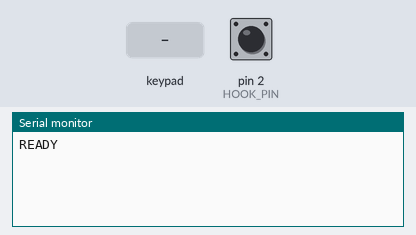
The sketch below on a simulated Arduino Uno, built with avr-gcc and run on an emulated ATmega328P. Parts: the last lines printed to the serial monitor. The test bench sets the inputs (shaded band); at power-on: pin 2 (HOOK_PIN) HIGH.

Above: at 1.2 s.
1.3 s: pin 2 (HOOK_PIN) pulled LOW for 0.15 s
At 2.4 s:
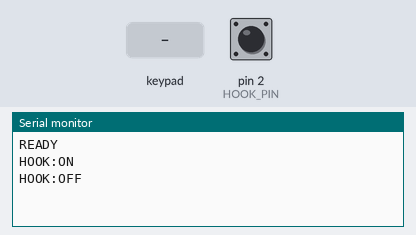
2.9 s: key '1' pressed
At 3.9 s:
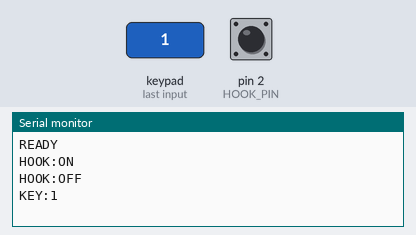
4.4 s: keypad keys 9 8 7 6 # pressed 0.4 s apart
At 6.5 s:
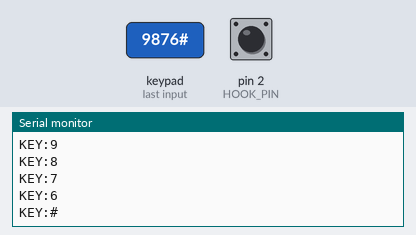
7.9 s: key '*' pressed
At 8.9 s:
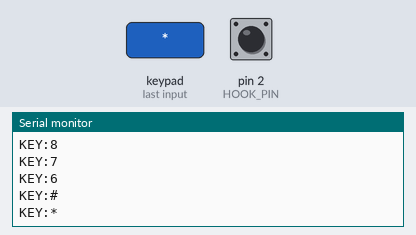
9.4 s: keypad keys 5 4 3 pressed 0.4 s apart
At 10.9 s:
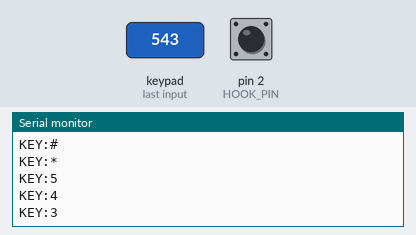
Timing chart, 0 to 12.4 s (numbered marks = the images above; inputs shaded):
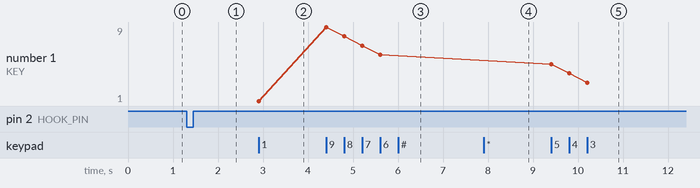

The sketch:

payphone_controller.ino
```cpp
#include <Keypad.h>

// Keypad configuration
const byte ROWS = 4;
const byte COLS = 3;
char keys[ROWS][COLS] = {
  {'1','2','3'},
  {'4','5','6'},
  {'7','8','9'},
  {'*','0','#'}
};
byte rowPins[ROWS] = {9, 8, 7, 6};
byte colPins[COLS] = {5, 4, 3};

Keypad keypad = Keypad(makeKeymap(keys), rowPins, colPins, ROWS, COLS);

// Hook switch pin
const int HOOK_PIN = 2;
bool lastHookState = HIGH;

void setup() {
  Serial.begin(9600);
  pinMode(HOOK_PIN, INPUT_PULLUP);
  Serial.println("READY");
}

void loop() {
  // Check keypad
  char key = keypad.getKey();
  if (key) {
    Serial.print("KEY:");
    Serial.println(key);
  }

  // Check hook switch
  bool hookState = digitalRead(HOOK_PIN);
  if (hookState != lastHookState) {
    Serial.print("HOOK:");
    Serial.println(hookState == LOW ? "ON" : "OFF");
    lastHookState = hookState;
  }

  delay(10);
}
```

Measured:
- after the input at 1.3 s, the serial monitor: prints a new line at once (image 1)
- after the input at 2.9 s, the serial monitor: prints a new line at once (image 2)
- after the input at 4.4 s, the serial monitor: prints a new line at once (image 3)
- after the input at 7.9 s, the serial monitor: prints a new line at once (image 4)
- after the input at 9.4 s, the serial monitor: prints a new line at once (image 5)
- plotted number 1: 1 → 6 after the input at 4.4 s, 6 → 3 after the input at 9.4 s
